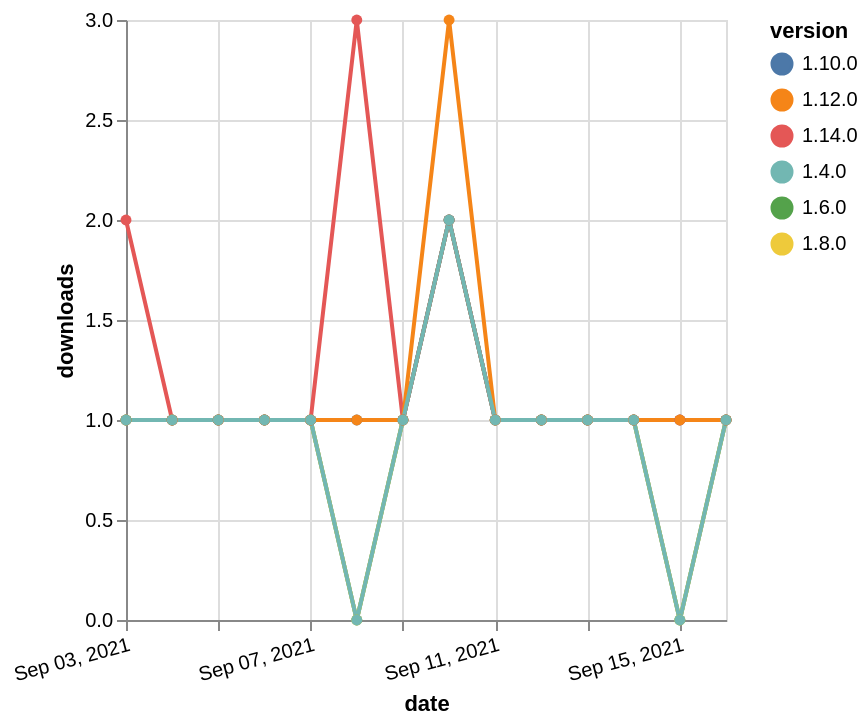

Write a Vega-Lite specification for this figure.
### Vega-Lite specification from a JSON file in a GitHub repository (floating-point values rounded to 4 significant figures)
{"$schema": "https://vega.github.io/schema/vega-lite/v5.json", "description": "A simple bar chart with embedded data.", "data": {"values": [{"date": "2021-09-03", "total": 191, "delta": 1, "version": "1.6.0"}, {"date": "2021-09-04", "total": 192, "delta": 1, "version": "1.6.0"}, {"date": "2021-09-05", "total": 193, "delta": 1, "version": "1.6.0"}, {"date": "2021-09-06", "total": 194, "delta": 1, "version": "1.6.0"}, {"date": "2021-09-07", "total": 195, "delta": 1, "version": "1.6.0"}, {"date": "2021-09-08", "total": 195, "delta": 0, "version": "1.6.0"}, {"date": "2021-09-09", "total": 196, "delta": 1, "version": "1.6.0"}, {"date": "2021-09-10", "total": 198, "delta": 2, "version": "1.6.0"}, {"date": "2021-09-11", "total": 199, "delta": 1, "version": "1.6.0"}, {"date": "2021-09-12", "total": 200, "delta": 1, "version": "1.6.0"}, {"date": "2021-09-13", "total": 201, "delta": 1, "version": "1.6.0"}, {"date": "2021-09-14", "total": 202, "delta": 1, "version": "1.6.0"}, {"date": "2021-09-15", "total": 202, "delta": 0, "version": "1.6.0"}, {"date": "2021-09-16", "total": 203, "delta": 1, "version": "1.6.0"}, {"date": "2021-09-03", "total": 187, "delta": 1, "version": "1.8.0"}, {"date": "2021-09-04", "total": 188, "delta": 1, "version": "1.8.0"}, {"date": "2021-09-05", "total": 189, "delta": 1, "version": "1.8.0"}, {"date": "2021-09-06", "total": 190, "delta": 1, "version": "1.8.0"}, {"date": "2021-09-07", "total": 191, "delta": 1, "version": "1.8.0"}, {"date": "2021-09-08", "total": 191, "delta": 0, "version": "1.8.0"}, {"date": "2021-09-09", "total": 192, "delta": 1, "version": "1.8.0"}, {"date": "2021-09-10", "total": 194, "delta": 2, "version": "1.8.0"}, {"date": "2021-09-11", "total": 195, "delta": 1, "version": "1.8.0"}, {"date": "2021-09-12", "total": 196, "delta": 1, "version": "1.8.0"}, {"date": "2021-09-13", "total": 197, "delta": 1, "version": "1.8.0"}, {"date": "2021-09-14", "total": 198, "delta": 1, "version": "1.8.0"}, {"date": "2021-09-15", "total": 198, "delta": 0, "version": "1.8.0"}, {"date": "2021-09-16", "total": 199, "delta": 1, "version": "1.8.0"}, {"date": "2021-09-03", "total": 165, "delta": 1, "version": "1.10.0"}, {"date": "2021-09-04", "total": 166, "delta": 1, "version": "1.10.0"}, {"date": "2021-09-05", "total": 167, "delta": 1, "version": "1.10.0"}, {"date": "2021-09-06", "total": 168, "delta": 1, "version": "1.10.0"}, {"date": "2021-09-07", "total": 169, "delta": 1, "version": "1.10.0"}, {"date": "2021-09-08", "total": 170, "delta": 1, "version": "1.10.0"}, {"date": "2021-09-09", "total": 171, "delta": 1, "version": "1.10.0"}, {"date": "2021-09-10", "total": 173, "delta": 2, "version": "1.10.0"}, {"date": "2021-09-11", "total": 174, "delta": 1, "version": "1.10.0"}, {"date": "2021-09-12", "total": 175, "delta": 1, "version": "1.10.0"}, {"date": "2021-09-13", "total": 176, "delta": 1, "version": "1.10.0"}, {"date": "2021-09-14", "total": 177, "delta": 1, "version": "1.10.0"}, {"date": "2021-09-15", "total": 178, "delta": 1, "version": "1.10.0"}, {"date": "2021-09-16", "total": 179, "delta": 1, "version": "1.10.0"}, {"date": "2021-09-03", "total": 124, "delta": 2, "version": "1.14.0"}, {"date": "2021-09-04", "total": 125, "delta": 1, "version": "1.14.0"}, {"date": "2021-09-05", "total": 126, "delta": 1, "version": "1.14.0"}, {"date": "2021-09-06", "total": 127, "delta": 1, "version": "1.14.0"}, {"date": "2021-09-07", "total": 128, "delta": 1, "version": "1.14.0"}, {"date": "2021-09-08", "total": 131, "delta": 3, "version": "1.14.0"}, {"date": "2021-09-09", "total": 132, "delta": 1, "version": "1.14.0"}, {"date": "2021-09-10", "total": 134, "delta": 2, "version": "1.14.0"}, {"date": "2021-09-11", "total": 135, "delta": 1, "version": "1.14.0"}, {"date": "2021-09-12", "total": 136, "delta": 1, "version": "1.14.0"}, {"date": "2021-09-13", "total": 137, "delta": 1, "version": "1.14.0"}, {"date": "2021-09-14", "total": 138, "delta": 1, "version": "1.14.0"}, {"date": "2021-09-15", "total": 139, "delta": 1, "version": "1.14.0"}, {"date": "2021-09-16", "total": 140, "delta": 1, "version": "1.14.0"}, {"date": "2021-09-03", "total": 188, "delta": 1, "version": "1.12.0"}, {"date": "2021-09-04", "total": 189, "delta": 1, "version": "1.12.0"}, {"date": "2021-09-05", "total": 190, "delta": 1, "version": "1.12.0"}, {"date": "2021-09-06", "total": 191, "delta": 1, "version": "1.12.0"}, {"date": "2021-09-07", "total": 192, "delta": 1, "version": "1.12.0"}, {"date": "2021-09-08", "total": 193, "delta": 1, "version": "1.12.0"}, {"date": "2021-09-09", "total": 194, "delta": 1, "version": "1.12.0"}, {"date": "2021-09-10", "total": 197, "delta": 3, "version": "1.12.0"}, {"date": "2021-09-11", "total": 198, "delta": 1, "version": "1.12.0"}, {"date": "2021-09-12", "total": 199, "delta": 1, "version": "1.12.0"}, {"date": "2021-09-13", "total": 200, "delta": 1, "version": "1.12.0"}, {"date": "2021-09-14", "total": 201, "delta": 1, "version": "1.12.0"}, {"date": "2021-09-15", "total": 202, "delta": 1, "version": "1.12.0"}, {"date": "2021-09-16", "total": 203, "delta": 1, "version": "1.12.0"}, {"date": "2021-09-03", "total": 239, "delta": 1, "version": "1.4.0"}, {"date": "2021-09-04", "total": 240, "delta": 1, "version": "1.4.0"}, {"date": "2021-09-05", "total": 241, "delta": 1, "version": "1.4.0"}, {"date": "2021-09-06", "total": 242, "delta": 1, "version": "1.4.0"}, {"date": "2021-09-07", "total": 243, "delta": 1, "version": "1.4.0"}, {"date": "2021-09-08", "total": 243, "delta": 0, "version": "1.4.0"}, {"date": "2021-09-09", "total": 244, "delta": 1, "version": "1.4.0"}, {"date": "2021-09-10", "total": 246, "delta": 2, "version": "1.4.0"}, {"date": "2021-09-11", "total": 247, "delta": 1, "version": "1.4.0"}, {"date": "2021-09-12", "total": 248, "delta": 1, "version": "1.4.0"}, {"date": "2021-09-13", "total": 249, "delta": 1, "version": "1.4.0"}, {"date": "2021-09-14", "total": 250, "delta": 1, "version": "1.4.0"}, {"date": "2021-09-15", "total": 250, "delta": 0, "version": "1.4.0"}, {"date": "2021-09-16", "total": 251, "delta": 1, "version": "1.4.0"}]}, "width": "container", "mark": {"type": "line", "point": {"filled": true}}, "encoding": {"x": {"field": "date", "type": "temporal", "timeUnit": "yearmonthdate", "title": "date", "axis": {"labelAngle": -15}}, "y": {"field": "delta", "type": "quantitative", "title": "downloads"}, "color": {"field": "version", "type": "nominal"}, "tooltip": {"field": "delta"}}}
